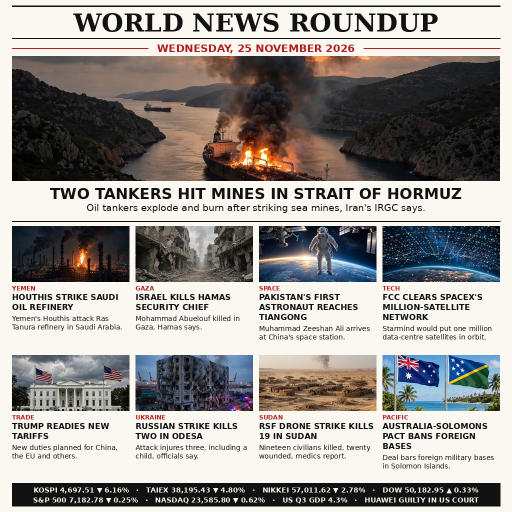
#> input picture entry.png, 1024 x 1024 px, given in place of hero.jpg, which was not available (shown at 1/2 size)
$ python draw.py
#> lines starting #> are read from the running program, lines starting #| are printed output that depends on the picture
#!/usr/bin/env python3
"""Draw the 25 November 2026 world-news front page (1024x1024 PNG).

Layout: newspaper masthead + date ribbon, one large hero story, a grid of
eight photo blocks, and a markets ticker along the bottom. All text is drawn
with PIL using the DejaVu fonts; all photos are AI illustrations generated
for this entry (no text inside the photos, no recognisable real people).
"""

import os
from PIL import Image, ImageDraw, ImageFont

HERE = os.path.dirname(os.path.abspath(__file__))
IMG_DIR = os.path.join(HERE, "img")
OUT = os.path.join(HERE, "entry.png")

W, H = 1024, 1024
MARGIN = 24
CONTENT_W = W - 2 * MARGIN  # 976

PAPER = (251, 248, 241)
INK = (17, 17, 17)
RED = (176, 30, 30)
GREY = (96, 96, 96)
TICKER_BG = (17, 17, 17)
TICKER_FG = (245, 245, 240)

FONT_DIR = "/usr/share/fonts/truetype/dejavu"


def font(name, size):
    return ImageFont.truetype(os.path.join(FONT_DIR, name), size)


F_MASTHEAD = font("DejaVuSerif-Bold.ttf", 50)
F_DATE = font("DejaVuSans-Bold.ttf", 21)
F_HERO_HEAD = font("DejaVuSans-Bold.ttf", 30)
F_HERO_SUM = font("DejaVuSans.ttf", 19)
F_KICKER = font("DejaVuSans-Bold.ttf", 12)
F_HEAD = font("DejaVuSans-Bold.ttf", 16)
F_SUM = font("DejaVuSans.ttf", 14)
F_TICKER = font("DejaVuSans-Bold.ttf", 14)


def text_width(draw, text, fnt):
    return draw.textlength(text, font=fnt)


def wrap(draw, text, fnt, max_width):
    """Word-wrap text to fit max_width, returning a list of lines."""
    words = text.split()
    lines, current = [], ""
    for word in words:
        trial = word if not current else current + " " + word
        if text_width(draw, trial, fnt) <= max_width:
            current = trial
        else:
            if current:
                lines.append(current)
            current = word
    if current:
        lines.append(current)
    return lines


def cover(im, tw, th):
    """Center-crop image to the target aspect ratio, then resize to it."""
    iw, ih = im.size
    target = tw / th
    src = iw / ih
    if src > target:  # too wide: trim sides
        nw = int(ih * target)
        x0 = (iw - nw) // 2
        im = im.crop((x0, 0, x0 + nw, ih))
    else:  # too tall: trim top and bottom
        nh = int(iw / target)
        y0 = (ih - nh) // 2
        im = im.crop((0, y0, iw, y0 + nh))
    return im.resize((tw, th), Image.LANCZOS)


def photo(name):
    return Image.open(os.path.join(IMG_DIR, name + ".jpg")).convert("RGB")


HERO_HEADLINE = "TWO TANKERS HIT MINES IN STRAIT OF HORMUZ"
HERO_SUMMARY = "Oil tankers explode and burn after striking sea mines, Iran's IRGC says."

# (kicker, headline, summary, photo file)
BLOCKS = [
    ("YEMEN", "HOUTHIS STRIKE SAUDI OIL REFINERY",
     "Yemen's Houthis attack Ras Tanura refinery in Saudi Arabia.", "b1"),
    ("GAZA", "ISRAEL KILLS HAMAS SECURITY CHIEF",
     "Mohammad Abuelouf killed in Gaza, Hamas says.", "b2"),
    ("SPACE", "PAKISTAN'S FIRST ASTRONAUT REACHES TIANGONG",
     "Muhammad Zeeshan Ali arrives at China's space station.", "b3"),
    ("TECH", "FCC CLEARS SPACEX'S MILLION-SATELLITE NETWORK",
     "Starmind would put one million data-centre satellites in orbit.", "b4"),
    ("TRADE", "TRUMP READIES NEW TARIFFS",
     "New duties planned for China, the EU and others.", "b5"),
    ("UKRAINE", "RUSSIAN STRIKE KILLS TWO IN ODESA",
     "Attack injures three, including a child, officials say.", "b6"),
    ("SUDAN", "RSF DRONE STRIKE KILLS 19 IN SUDAN",
     "Nineteen civilians killed, twenty wounded, medics report.", "b7"),
    ("PACIFIC", "AUSTRALIA-SOLOMONS PACT BANS FOREIGN BASES",
     "Deal bars foreign military bases in Solomon Islands.", "b8"),
]

TICKER_LINES = [
    "KOSPI 4,697.51 \u25bc 6.16%   \u00b7   TAIEX 38,195.43 \u25bc 4.80%   \u00b7   NIKKEI 57,011.62 \u25bc 2.78%   \u00b7   DOW 50,182.95 \u25b2 0.33%",
    "S&P 500 7,182.78 \u25bc 0.25%   \u00b7   NASDAQ 23,585.80 \u25bc 0.62%   \u00b7   US Q3 GDP 4.3%   \u00b7   HUAWEI GUILTY IN US COURT",
]


def draw_page():
    page = Image.new("RGB", (W, H), PAPER)
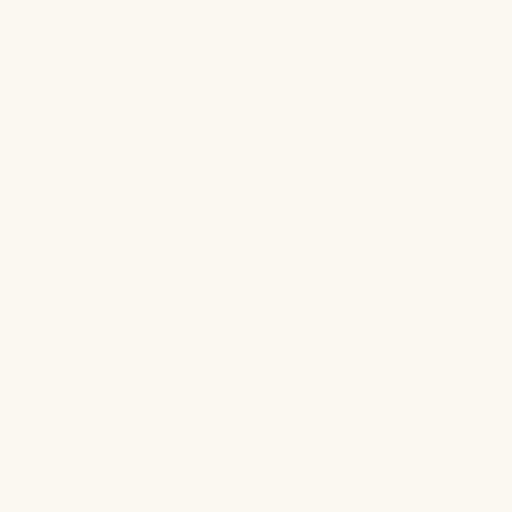
#> page: PIL image 1024x1024 RGB (shown at 1/2 size); mean R, G, B 251, 248, 241
    d = ImageDraw.Draw(page)

    # --- masthead ---
    d.line([(MARGIN, 12), (W - MARGIN, 12)], fill=INK, width=3)
    title = "WORLD NEWS ROUNDUP"
    tw = text_width(d, title, F_MASTHEAD)
#> tw = 729.7
    d.text(((W - tw) / 2, 16), title, font=F_MASTHEAD, fill=INK)
    d.line([(MARGIN, 76), (W - MARGIN, 76)], fill=INK, width=2)

    # --- date ribbon ---
    date_text = "WEDNESDAY, 25 NOVEMBER 2026"
    dw = text_width(d, date_text, F_DATE)
#> dw = 395.8
    cx = W / 2
    d.line([(MARGIN, 96), (cx - dw / 2 - 18, 96)], fill=RED, width=2)
    d.line([(cx + dw / 2 + 18, 96), (W - MARGIN, 96)], fill=RED, width=2)
    d.text((cx - dw / 2, 84), date_text, font=F_DATE, fill=RED)

    # --- hero photo ---
    hero = cover(photo("hero"), CONTENT_W, 250)
#> in photo, returned value is the input picture: PIL image 1024x1024 RGB; mean R, G, B 154.2, 150.1, 146.4
#> in cover, `iw, ih = im.size`: iw = 1024
#> in cover, `src = iw / ih`: src = 1
#> in cover, `nh = int(iw / target)`: nh = 262
#> in cover, `y0 = (ih - nh) // 2`: y0 = 381
#> in cover, `return im.resize((tw, th), Image.LANCZOS)`:
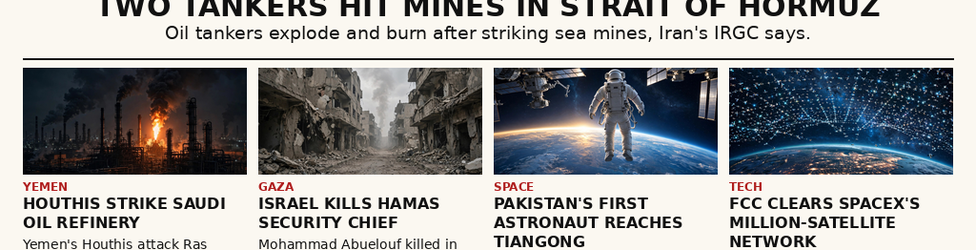
#> returned value: PIL image 976x250 RGB; mean R, G, B 156.5, 157.1, 156.9
    page.paste(hero, (MARGIN, 112))
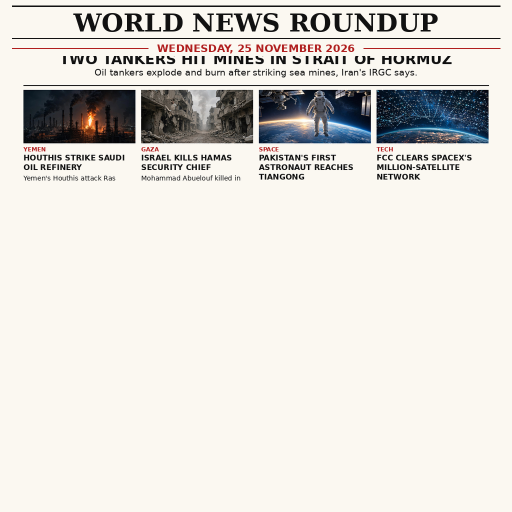
#> page: PIL image 1024x1024 RGB (shown at 1/2 size); mean R, G, B 225.2, 222.6, 217.3

    # --- hero headline + summary ---
    hw = text_width(d, HERO_HEADLINE, F_HERO_HEAD)
#> hw = 824
    d.text(((W - hw) / 2, 370), HERO_HEADLINE, font=F_HERO_HEAD, fill=INK)
    sw = text_width(d, HERO_SUMMARY, F_HERO_SUM)
#> sw = 677.9
    d.text(((W - sw) / 2, 404), HERO_SUMMARY, font=F_HERO_SUM, fill=INK)

    d.line([(MARGIN, 442), (W - MARGIN, 442)], fill=INK, width=2)

    # --- grid of eight blocks: 4 columns x 2 rows ---
    gap = 12
    cell_w = (CONTENT_W - 3 * gap) // 4  # 235
    cell_h = 250
    grid_top = 452
    photo_h = 112
    for i, (kicker, headline, summary, img_name) in enumerate(BLOCKS):
        col = i % 4
        row = i // 4
        x = MARGIN + col * (cell_w + gap)
        y = grid_top + row * (cell_h + 8)
        page.paste(cover(photo(img_name), cell_w, photo_h), (x, y))
#> call 2 of photo, with name = 'b1'
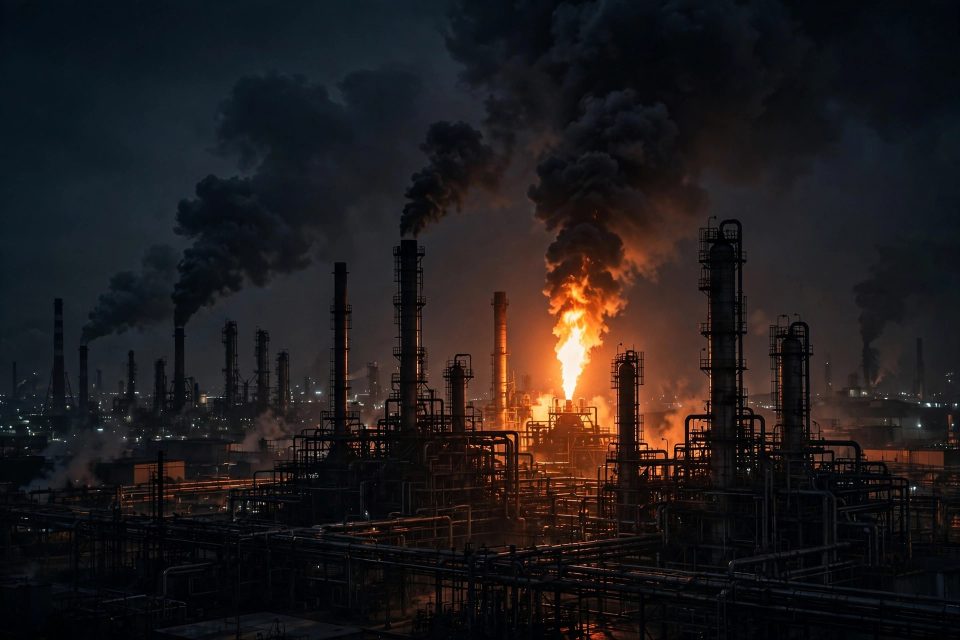
#> input picture img/b1.jpg, 1920 x 1280 px (shown at 1/2 size)
#> in photo, returned value is the input picture: PIL image 1920x1280 RGB; mean R, G, B 31.4, 26.8, 27.5
#> call 2 of cover, with tw = 235, th = 112
#> in cover (call 2), `iw, ih = im.size`: iw = 1920; ih = 1280
#> in cover (call 2), `src = iw / ih`: src = 1.5
#> in cover (call 2), `nh = int(iw / target)`: nh = 915
#> in cover (call 2), `y0 = (ih - nh) // 2`: y0 = 182
#> in cover (call 2), `im = im.crop((0, y0, iw, y0 + nh))`:
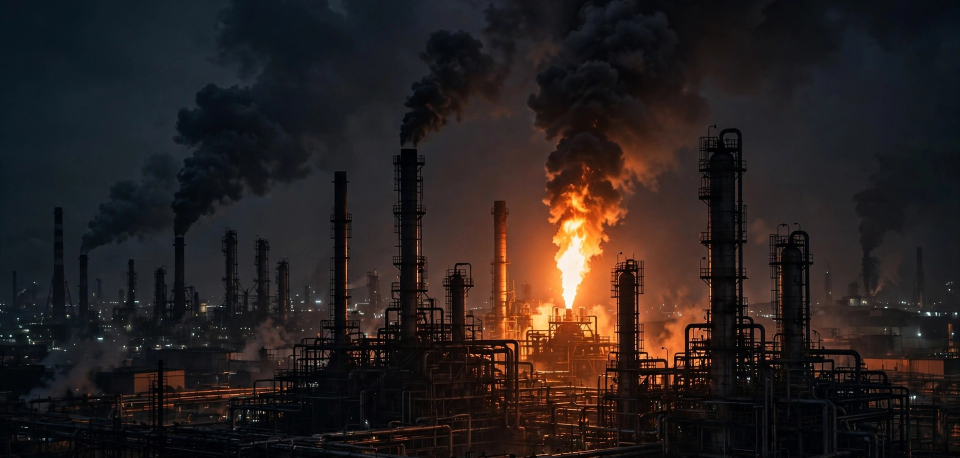
#> im: PIL image 1920x915 RGB (shown at 1/2 size); mean R, G, B 39.7, 31.8, 30.8
#> in cover (call 2), `return im.resize((tw, th), Image.LANCZOS)`:
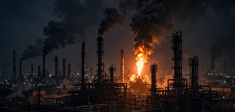
#> returned value: PIL image 235x112 RGB; mean R, G, B 39.7, 31.8, 30.8
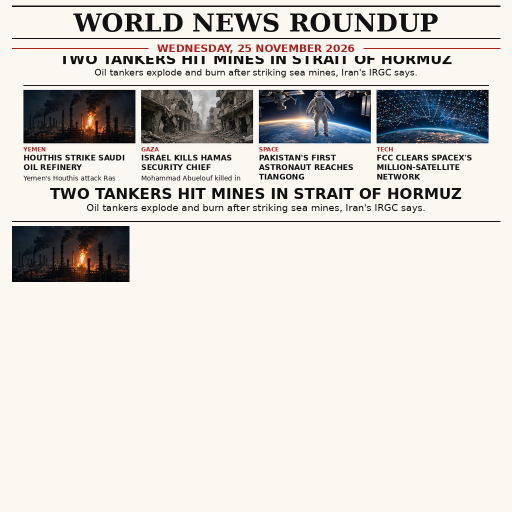
#> page: PIL image 1024x1024 RGB (shown at 1/2 size); mean R, G, B 217, 214.3, 209.2
        ky = y + photo_h + 5
        d.text((x, ky), kicker, font=F_KICKER, fill=RED)
        hy = ky + 16
        head_lines = wrap(d, headline, F_HEAD, cell_w)
#> head_lines = ['HOUTHIS STRIKE SAUDI', 'OIL REFINERY']
        for j, line in enumerate(head_lines):
            d.text((x, hy + j * 20), line, font=F_HEAD, fill=INK)
#> this loop made 2 passes
        # Summary starts below however many lines the headline took, so the
        # two can never collide.
        sy = hy + len(head_lines) * 20 + 4
#> sy = 629
        for j, line in enumerate(wrap(d, summary, F_SUM, cell_w)):
            d.text((x, sy + j * 17), line, font=F_SUM, fill=INK)
#> this loop made 2 passes
#> pass 2 of the loop in draw_page, `for i, (kicker, headline, summary, img_name) in enumerate(BLOCKS):`:
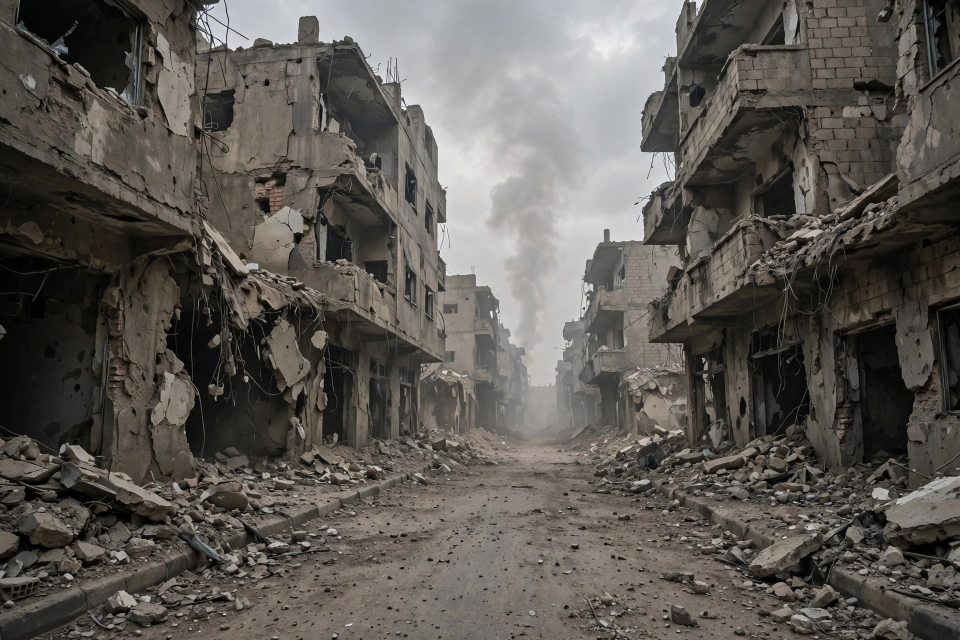
#> input picture img/b2.jpg, 1920 x 1280 px (shown at 1/2 size)
#> in photo, returned value is the input picture: PIL image 1920x1280 RGB; mean R, G, B 92.8, 89, 83.8
#> in cover (call 3), `return im.resize((tw, th), Image.LANCZOS)`:
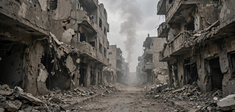
#> returned value: PIL image 235x112 RGB; mean R, G, B 87.9, 83.9, 78.3
#> in draw_page, `page.paste(cover(photo(img_name), cell_w, photo_h), (x, y))`:
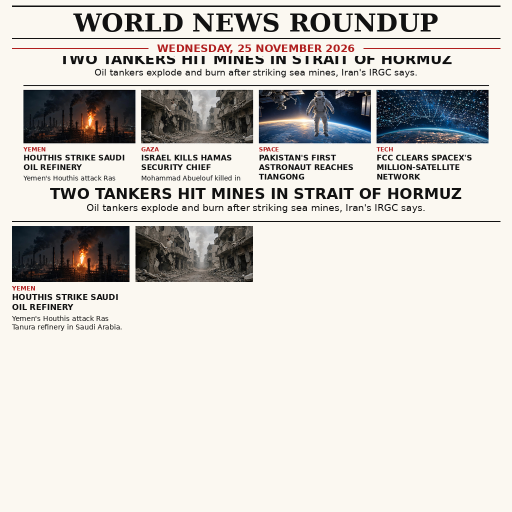
#> page: PIL image 1024x1024 RGB (shown at 1/2 size); mean R, G, B 212.2, 209.5, 204.5
#> head_lines = ['ISRAEL KILLS HAMAS', 'SECURITY CHIEF']
#> the loop in draw_page, `for j, line in enumerate(head_lines):` made 2 passes
#> the loop in draw_page, `for j, line in enumerate(wrap(d, summary, F_SUM, cell_w)):` made 2 passes
#> pass 3 of the loop in draw_page, `for i, (kicker, headline, summary, img_name) in enumerate(BLOCKS):`:
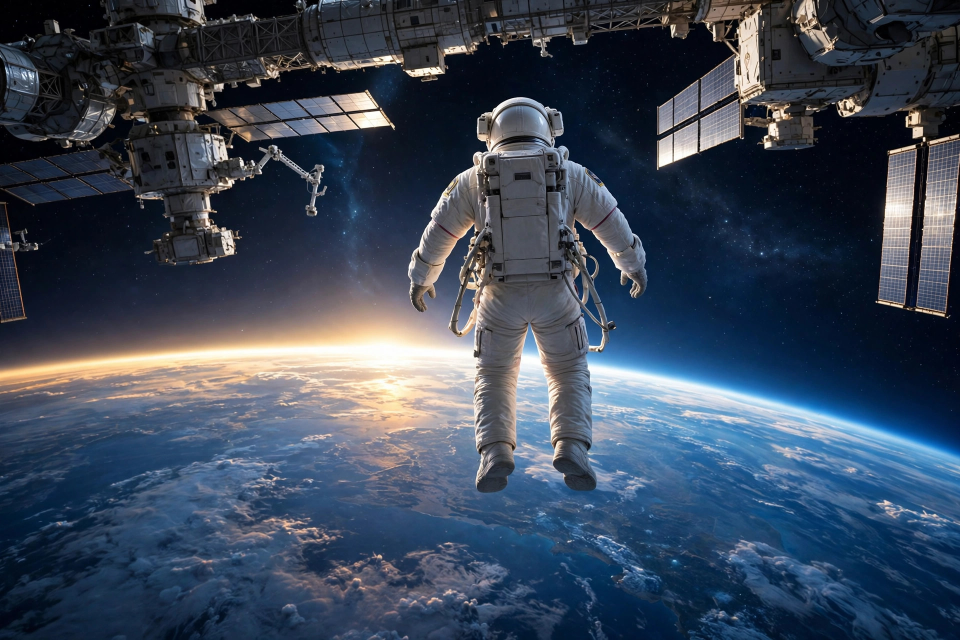
#> input picture img/b3.jpg, 1920 x 1280 px (shown at 1/2 size)
#> in photo, returned value is the input picture: PIL image 1920x1280 RGB; mean R, G, B 59.3, 71.5, 88.8
#> in cover (call 4), `return im.resize((tw, th), Image.LANCZOS)`:
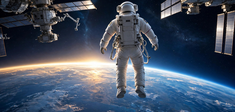
#> returned value: PIL image 235x112 RGB; mean R, G, B 69.3, 81.4, 99
#> in draw_page, `page.paste(cover(photo(img_name), cell_w, photo_h), (x, y))`:
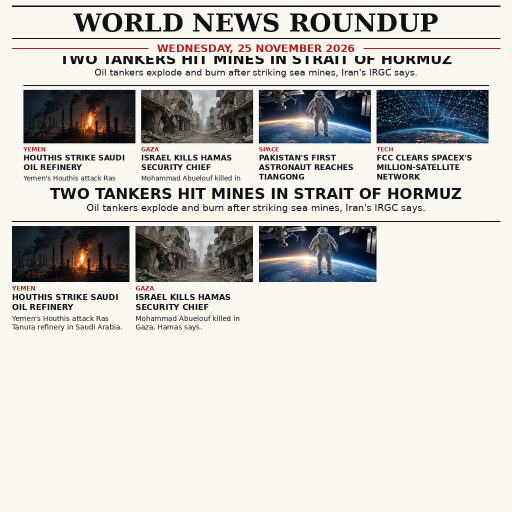
#> page: PIL image 1024x1024 RGB (shown at 1/2 size); mean R, G, B 207, 204.6, 200.3
#> head_lines = ["PAKISTAN'S FIRST", 'ASTRONAUT REACHES', 'TIANGONG']
#> the loop in draw_page, `for j, line in enumerate(head_lines):` made 3 passes
#> sy = 649
#> the loop in draw_page, `for j, line in enumerate(wrap(d, summary, F_SUM, cell_w)):` made 2 passes
#> the loop made 6 passes; the first 3 are shown

    # --- markets ticker ---
    d.rectangle([(MARGIN, 966), (W - MARGIN, 1012)], fill=TICKER_BG)
    for j, line in enumerate(TICKER_LINES):
        lw = text_width(d, line, F_TICKER)
        d.text(((W - lw) / 2, 972 + j * 20), line, font=F_TICKER, fill=TICKER_FG)

    return page


def main():
    page = draw_page()
    page.save(OUT, format="PNG", optimize=True, compress_level=9)
    size = os.path.getsize(OUT)
    print("wrote", OUT, page.size, size, "bytes")
    if size > 1048576:
        print("WARNING: over the 1 MiB limit")


if __name__ == "__main__":
#> (the run stopped early here; a loop or call above may not have finished)
